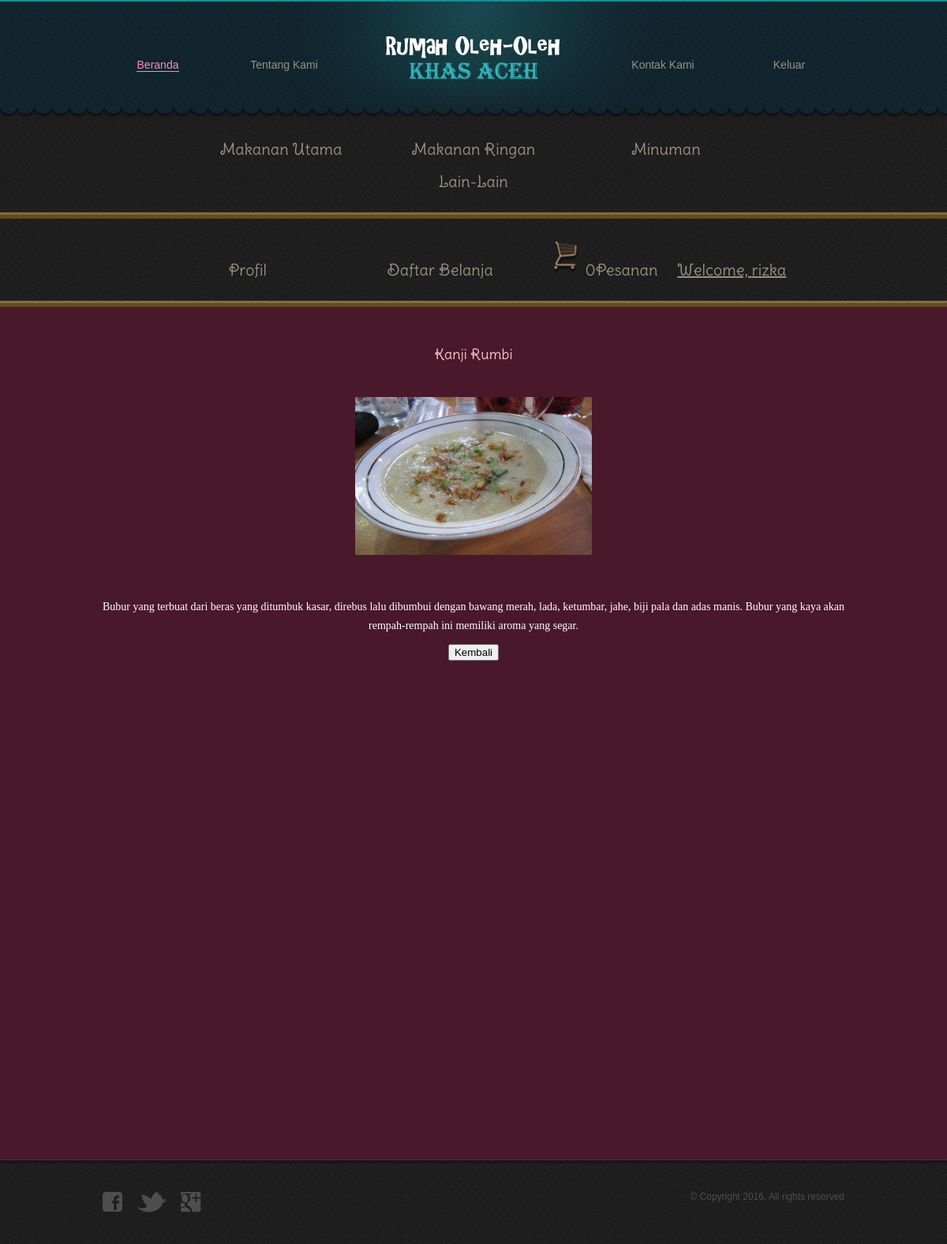
Page /customer/listcompletemakanan.php?id_barang=1 (signed in) on the committed database.
### tables this page shows
CREATE TABLE IF NOT EXISTS `barang` (
  `id_barang` int(5) NOT NULL AUTO_INCREMENT,
  `id_jenis` int(3) NOT NULL,
  `nama_barang` varchar(20) NOT NULL,
  `harga` int(10) NOT NULL,
  `stok` varchar(3) NOT NULL,
  `gambar` varchar(50) NOT NULL,
  `keterangan` varchar(300) NOT NULL,
  PRIMARY KEY (`id_barang`),
  KEY `barang_ibfk_1` (`id_jenis`)
);

### customer/listcompletemakanan.php (the view, shortened to what this page needs)
<!DOCTYPE html>
<html>
<head>
	<link rel="stylesheet" type="text/css" href="../css/style.css">
</head>
<body>
	<?php
		include 'header.php';
	?>
	<div id="body">
		<div id="about">
				<?php
					$id =$_GET['id_barang'];
					$result = mysql_query ("SELECT b.id_barang, b.id_jenis, b.nama_barang, b.harga, b.stok, b.gambar, b.keterangan
											FROM barang b, jenis j
											where b.id_jenis = j.id_jenis AND j.id_jenis =1 AND b.id_barang='$id'");
					while($cols = mysql_fetch_array($result))
					{
				?>
				<center><h3><?php echo $cols[2]; ?></h3></center>
			<table height="350" border="0" align="center">
				<tr>
					<td><center><img src="../barang/<?php echo $cols[5]; ?>" width="300" height="200"></center></td>
				</tr>
				<tr>
					<td><center><?php echo $cols[6] ?></center></td>
				</tr>
			</table>
			<center><a href="makanan.php"><button>Kembali</button></a></center>
		</div>
	</div>
	<?php
	}
		include 'footer.php';
	?>
</body>
</html>

### css/style.css (style rules this page uses)
table { color: #ffffff; font-family: 'Georgia'; font-size: 14px; font-weight: normal; line-height: 24px; text-align:middle; border-style:solid; border-color:#ffffff; }
body { background: url(../images/bg-body.jpg) repeat left top; font-family: Arial, Helvetica, sans-serif; font-size: 14px; line-height: 1; margin: 0; min-width: 960px; padding: 0; }
a { outline: none; }
img { border: 0; }
#body { background: #4a182b; border-bottom: 1px solid #5f233a; min-height: 1050px; padding: 15px 0 15px; width: 100%; }
#body > div { margin: 0 auto; padding: 0; width: 960px; }
#body #about h3 { color: #fcc5c9; font-size: 18px; font-family: 'DeliusSwashCaps-Regular'; font-weight: normal; margin: 0; padding: 36px 10px 8px; }

### rows in the picture
barang: nama_barang "Kanji Rumbi", gambar (picture), keterangan "Bubur yang terbuat dari beras yang ditumbuk kasar, direbus lalu dibumbui dengan bawang merah, lada, ketumbar, jahe, biji pala dan adas manis. Bubur yang kaya akan rempah-rempah ini memiliki aroma yang segar."

### other values in the picture
$pesan "0"
$_SESSION['username'] "rizka"
